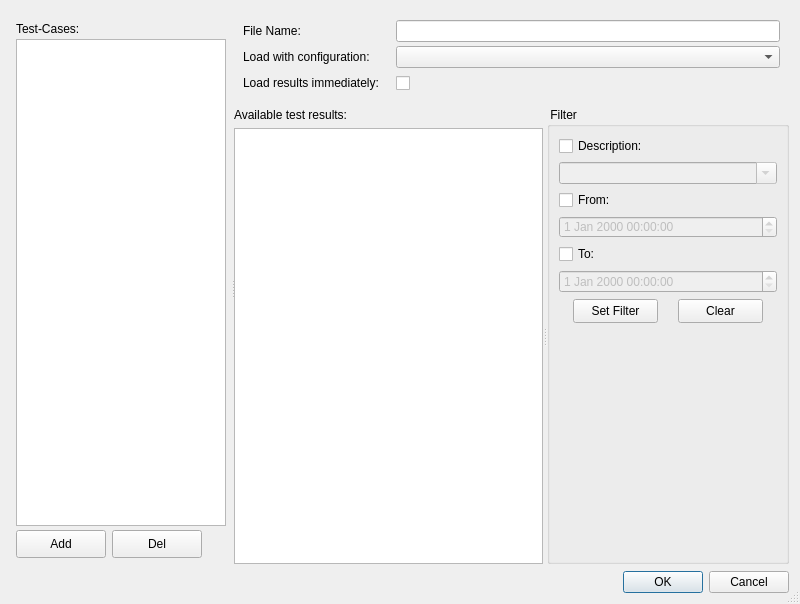
<?xml version="1.0" encoding="UTF-8"?>
<ui version="4.0">
 <class>OpenTestCaseDialog</class>
 <widget class="QDialog" name="OpenTestCaseDialog">
  <property name="windowModality">
   <enum>Qt::ApplicationModal</enum>
  </property>
  <property name="geometry">
   <rect>
    <x>0</x>
    <y>0</y>
    <width>800</width>
    <height>604</height>
   </rect>
  </property>
  <property name="sizePolicy">
   <sizepolicy hsizetype="Fixed" vsizetype="Fixed">
    <horstretch>0</horstretch>
    <verstretch>0</verstretch>
   </sizepolicy>
  </property>
  <property name="minimumSize">
   <size>
    <width>600</width>
    <height>400</height>
   </size>
  </property>
  <property name="maximumSize">
   <size>
    <width>16777215</width>
    <height>16777215</height>
   </size>
  </property>
  <property name="windowTitle">
   <string>Open test-cases</string>
  </property>
  <property name="sizeGripEnabled">
   <bool>true</bool>
  </property>
  <property name="modal">
   <bool>true</bool>
  </property>
  <layout class="QVBoxLayout" name="verticalLayout_2">
   <property name="spacing">
    <number>7</number>
   </property>
   <property name="leftMargin">
    <number>11</number>
   </property>
   <property name="topMargin">
    <number>11</number>
   </property>
   <property name="rightMargin">
    <number>11</number>
   </property>
   <property name="bottomMargin">
    <number>11</number>
   </property>
   <item>
    <widget class="QSplitter" name="splitter">
     <property name="orientation">
      <enum>Qt::Horizontal</enum>
     </property>
     <property name="handleWidth">
      <number>3</number>
     </property>
     <widget class="QWidget" name="testCaseWidget" native="true">
      <property name="sizePolicy">
       <sizepolicy hsizetype="Preferred" vsizetype="Expanding">
        <horstretch>30</horstretch>
        <verstretch>0</verstretch>
       </sizepolicy>
      </property>
      <property name="minimumSize">
       <size>
        <width>220</width>
        <height>0</height>
       </size>
      </property>
      <layout class="QVBoxLayout" name="testCaseLayout_2">
       <property name="spacing">
        <number>3</number>
       </property>
       <property name="sizeConstraint">
        <enum>QLayout::SetDefaultConstraint</enum>
       </property>
       <property name="leftMargin">
        <number>5</number>
       </property>
       <property name="topMargin">
        <number>11</number>
       </property>
       <property name="rightMargin">
        <number>5</number>
       </property>
       <property name="bottomMargin">
        <number>5</number>
       </property>
       <item>
        <widget class="QLabel" name="labelTestCase">
         <property name="sizePolicy">
          <sizepolicy hsizetype="Expanding" vsizetype="Fixed">
           <horstretch>0</horstretch>
           <verstretch>0</verstretch>
          </sizepolicy>
         </property>
         <property name="text">
          <string>Test-Cases:</string>
         </property>
        </widget>
       </item>
       <item>
        <widget class="QListView" name="testCaseList">
         <property name="editTriggers">
          <set>QAbstractItemView::NoEditTriggers</set>
         </property>
         <property name="selectionMode">
          <enum>QAbstractItemView::SingleSelection</enum>
         </property>
         <property name="selectionBehavior">
          <enum>QAbstractItemView::SelectRows</enum>
         </property>
         <property name="selectionRectVisible">
          <bool>true</bool>
         </property>
        </widget>
       </item>
       <item>
        <widget class="QWidget" name="testCaseButtonWidget" native="true">
         <property name="sizePolicy">
          <sizepolicy hsizetype="Expanding" vsizetype="Fixed">
           <horstretch>0</horstretch>
           <verstretch>0</verstretch>
          </sizepolicy>
         </property>
         <property name="minimumSize">
          <size>
           <width>0</width>
           <height>30</height>
          </size>
         </property>
         <layout class="QHBoxLayout" name="horizontalLayout">
          <property name="leftMargin">
           <number>0</number>
          </property>
          <property name="topMargin">
           <number>0</number>
          </property>
          <property name="rightMargin">
           <number>0</number>
          </property>
          <property name="bottomMargin">
           <number>0</number>
          </property>
          <item>
           <widget class="QPushButton" name="addBtn">
            <property name="sizePolicy">
             <sizepolicy hsizetype="Fixed" vsizetype="Fixed">
              <horstretch>0</horstretch>
              <verstretch>0</verstretch>
             </sizepolicy>
            </property>
            <property name="minimumSize">
             <size>
              <width>90</width>
              <height>28</height>
             </size>
            </property>
            <property name="maximumSize">
             <size>
              <width>90</width>
              <height>28</height>
             </size>
            </property>
            <property name="text">
             <string>Add</string>
            </property>
           </widget>
          </item>
          <item>
           <widget class="QPushButton" name="delBtn">
            <property name="sizePolicy">
             <sizepolicy hsizetype="Fixed" vsizetype="Fixed">
              <horstretch>0</horstretch>
              <verstretch>0</verstretch>
             </sizepolicy>
            </property>
            <property name="minimumSize">
             <size>
              <width>90</width>
              <height>28</height>
             </size>
            </property>
            <property name="maximumSize">
             <size>
              <width>90</width>
              <height>28</height>
             </size>
            </property>
            <property name="text">
             <string>Del</string>
            </property>
           </widget>
          </item>
          <item>
           <spacer name="horizontalSpacer">
            <property name="orientation">
             <enum>Qt::Horizontal</enum>
            </property>
            <property name="sizeHint" stdset="0">
             <size>
              <width>40</width>
              <height>20</height>
             </size>
            </property>
           </spacer>
          </item>
         </layout>
        </widget>
       </item>
      </layout>
     </widget>
     <widget class="QWidget" name="resultsWidget" native="true">
      <property name="sizePolicy">
       <sizepolicy hsizetype="Expanding" vsizetype="Expanding">
        <horstretch>70</horstretch>
        <verstretch>0</verstretch>
       </sizepolicy>
      </property>
      <layout class="QVBoxLayout" name="verticalLayout_4">
       <item>
        <widget class="QWidget" name="infoWidget" native="true">
         <property name="sizePolicy">
          <sizepolicy hsizetype="Expanding" vsizetype="Fixed">
           <horstretch>0</horstretch>
           <verstretch>0</verstretch>
          </sizepolicy>
         </property>
         <property name="minimumSize">
          <size>
           <width>0</width>
           <height>90</height>
          </size>
         </property>
         <property name="maximumSize">
          <size>
           <width>16777215</width>
           <height>90</height>
          </size>
         </property>
         <layout class="QFormLayout" name="formLayout">
          <property name="horizontalSpacing">
           <number>3</number>
          </property>
          <item row="0" column="0">
           <widget class="QLabel" name="fileLabel">
            <property name="sizePolicy">
             <sizepolicy hsizetype="Preferred" vsizetype="Fixed">
              <horstretch>0</horstretch>
              <verstretch>0</verstretch>
             </sizepolicy>
            </property>
            <property name="minimumSize">
             <size>
              <width>0</width>
              <height>22</height>
             </size>
            </property>
            <property name="maximumSize">
             <size>
              <width>16777215</width>
              <height>22</height>
             </size>
            </property>
            <property name="text">
             <string>File Name:    </string>
            </property>
           </widget>
          </item>
          <item row="0" column="1">
           <widget class="QLineEdit" name="fullFileNameBox">
            <property name="minimumSize">
             <size>
              <width>0</width>
              <height>22</height>
             </size>
            </property>
            <property name="maximumSize">
             <size>
              <width>16777215</width>
              <height>22</height>
             </size>
            </property>
            <property name="readOnly">
             <bool>true</bool>
            </property>
           </widget>
          </item>
          <item row="1" column="0">
           <widget class="QLabel" name="cfgLabel">
            <property name="sizePolicy">
             <sizepolicy hsizetype="Preferred" vsizetype="Fixed">
              <horstretch>0</horstretch>
              <verstretch>0</verstretch>
             </sizepolicy>
            </property>
            <property name="minimumSize">
             <size>
              <width>0</width>
              <height>22</height>
             </size>
            </property>
            <property name="maximumSize">
             <size>
              <width>16777215</width>
              <height>22</height>
             </size>
            </property>
            <property name="text">
             <string>Load with configuration:    </string>
            </property>
           </widget>
          </item>
          <item row="1" column="1">
           <widget class="QComboBox" name="currentConfigBox">
            <property name="minimumSize">
             <size>
              <width>0</width>
              <height>22</height>
             </size>
            </property>
            <property name="maximumSize">
             <size>
              <width>16777215</width>
              <height>22</height>
             </size>
            </property>
           </widget>
          </item>
          <item row="2" column="0">
           <widget class="QLabel" name="label">
            <property name="sizePolicy">
             <sizepolicy hsizetype="Expanding" vsizetype="Fixed">
              <horstretch>0</horstretch>
              <verstretch>0</verstretch>
             </sizepolicy>
            </property>
            <property name="minimumSize">
             <size>
              <width>0</width>
              <height>22</height>
             </size>
            </property>
            <property name="maximumSize">
             <size>
              <width>16777215</width>
              <height>22</height>
             </size>
            </property>
            <property name="text">
             <string>Load results immediately:    </string>
            </property>
           </widget>
          </item>
          <item row="2" column="1">
           <widget class="QCheckBox" name="isLoadResultBox">
            <property name="sizePolicy">
             <sizepolicy hsizetype="Expanding" vsizetype="Fixed">
              <horstretch>0</horstretch>
              <verstretch>0</verstretch>
             </sizepolicy>
            </property>
            <property name="minimumSize">
             <size>
              <width>0</width>
              <height>22</height>
             </size>
            </property>
            <property name="maximumSize">
             <size>
              <width>16777215</width>
              <height>22</height>
             </size>
            </property>
            <property name="layoutDirection">
             <enum>Qt::LeftToRight</enum>
            </property>
            <property name="text">
             <string/>
            </property>
           </widget>
          </item>
         </layout>
        </widget>
       </item>
       <item>
        <widget class="QSplitter" name="splitter_2">
         <property name="orientation">
          <enum>Qt::Horizontal</enum>
         </property>
         <widget class="QWidget" name="runDescriptions" native="true">
          <property name="sizePolicy">
           <sizepolicy hsizetype="Expanding" vsizetype="Expanding">
            <horstretch>0</horstretch>
            <verstretch>0</verstretch>
           </sizepolicy>
          </property>
          <layout class="QVBoxLayout" name="verticalLayout">
           <property name="leftMargin">
            <number>0</number>
           </property>
           <property name="topMargin">
            <number>0</number>
           </property>
           <property name="rightMargin">
            <number>0</number>
           </property>
           <property name="bottomMargin">
            <number>0</number>
           </property>
           <item>
            <widget class="QLabel" name="availableResultsLabel">
             <property name="sizePolicy">
              <sizepolicy hsizetype="Expanding" vsizetype="Fixed">
               <horstretch>0</horstretch>
               <verstretch>0</verstretch>
              </sizepolicy>
             </property>
             <property name="minimumSize">
              <size>
               <width>0</width>
               <height>15</height>
              </size>
             </property>
             <property name="maximumSize">
              <size>
               <width>16777215</width>
               <height>15</height>
              </size>
             </property>
             <property name="text">
              <string>Available test results:</string>
             </property>
            </widget>
           </item>
           <item>
            <widget class="QTableView" name="runDescriptionTable">
             <property name="editTriggers">
              <set>QAbstractItemView::NoEditTriggers</set>
             </property>
             <property name="tabKeyNavigation">
              <bool>false</bool>
             </property>
             <property name="showDropIndicator" stdset="0">
              <bool>false</bool>
             </property>
             <property name="dragDropOverwriteMode">
              <bool>false</bool>
             </property>
             <property name="selectionMode">
              <enum>QAbstractItemView::NoSelection</enum>
             </property>
            </widget>
           </item>
          </layout>
         </widget>
         <widget class="QGroupBox" name="filterGroup">
          <property name="sizePolicy">
           <sizepolicy hsizetype="Fixed" vsizetype="Expanding">
            <horstretch>0</horstretch>
            <verstretch>0</verstretch>
           </sizepolicy>
          </property>
          <property name="title">
           <string> Filter </string>
          </property>
          <layout class="QVBoxLayout" name="verticalLayout_3">
           <item>
            <widget class="QCheckBox" name="descriptionCheckBox">
             <property name="sizePolicy">
              <sizepolicy hsizetype="Expanding" vsizetype="Fixed">
               <horstretch>0</horstretch>
               <verstretch>0</verstretch>
              </sizepolicy>
             </property>
             <property name="minimumSize">
              <size>
               <width>0</width>
               <height>20</height>
              </size>
             </property>
             <property name="maximumSize">
              <size>
               <width>16777215</width>
               <height>20</height>
              </size>
             </property>
             <property name="text">
              <string>Description:</string>
             </property>
            </widget>
           </item>
           <item>
            <widget class="QComboBox" name="descriptionComboBox">
             <property name="enabled">
              <bool>false</bool>
             </property>
             <property name="sizePolicy">
              <sizepolicy hsizetype="Expanding" vsizetype="Fixed">
               <horstretch>0</horstretch>
               <verstretch>0</verstretch>
              </sizepolicy>
             </property>
             <property name="minimumSize">
              <size>
               <width>0</width>
               <height>22</height>
              </size>
             </property>
             <property name="maximumSize">
              <size>
               <width>16777215</width>
               <height>22</height>
              </size>
             </property>
             <property name="editable">
              <bool>true</bool>
             </property>
            </widget>
           </item>
           <item>
            <widget class="QCheckBox" name="fromCheckBox">
             <property name="sizePolicy">
              <sizepolicy hsizetype="Expanding" vsizetype="Fixed">
               <horstretch>0</horstretch>
               <verstretch>0</verstretch>
              </sizepolicy>
             </property>
             <property name="minimumSize">
              <size>
               <width>0</width>
               <height>20</height>
              </size>
             </property>
             <property name="maximumSize">
              <size>
               <width>16777215</width>
               <height>20</height>
              </size>
             </property>
             <property name="text">
              <string>From:</string>
             </property>
            </widget>
           </item>
           <item>
            <widget class="QDateTimeEdit" name="fromDateTimeEdit">
             <property name="enabled">
              <bool>false</bool>
             </property>
             <property name="sizePolicy">
              <sizepolicy hsizetype="Expanding" vsizetype="Fixed">
               <horstretch>0</horstretch>
               <verstretch>0</verstretch>
              </sizepolicy>
             </property>
             <property name="minimumSize">
              <size>
               <width>0</width>
               <height>22</height>
              </size>
             </property>
             <property name="maximumSize">
              <size>
               <width>16777215</width>
               <height>22</height>
              </size>
             </property>
            </widget>
           </item>
           <item>
            <widget class="QCheckBox" name="toCheckBox">
             <property name="sizePolicy">
              <sizepolicy hsizetype="Expanding" vsizetype="Fixed">
               <horstretch>0</horstretch>
               <verstretch>0</verstretch>
              </sizepolicy>
             </property>
             <property name="minimumSize">
              <size>
               <width>0</width>
               <height>20</height>
              </size>
             </property>
             <property name="maximumSize">
              <size>
               <width>16777215</width>
               <height>20</height>
              </size>
             </property>
             <property name="text">
              <string>To:</string>
             </property>
            </widget>
           </item>
           <item>
            <widget class="QDateTimeEdit" name="toDateTimeEdit">
             <property name="enabled">
              <bool>false</bool>
             </property>
             <property name="sizePolicy">
              <sizepolicy hsizetype="Expanding" vsizetype="Fixed">
               <horstretch>0</horstretch>
               <verstretch>22</verstretch>
              </sizepolicy>
             </property>
             <property name="minimumSize">
              <size>
               <width>0</width>
               <height>22</height>
              </size>
             </property>
            </widget>
           </item>
           <item>
            <layout class="QHBoxLayout" name="buttonHorizontalLayout">
             <item>
              <widget class="QPushButton" name="setFilterBtn">
               <property name="sizePolicy">
                <sizepolicy hsizetype="Fixed" vsizetype="Fixed">
                 <horstretch>0</horstretch>
                 <verstretch>0</verstretch>
                </sizepolicy>
               </property>
               <property name="minimumSize">
                <size>
                 <width>85</width>
                 <height>24</height>
                </size>
               </property>
               <property name="maximumSize">
                <size>
                 <width>85</width>
                 <height>24</height>
                </size>
               </property>
               <property name="text">
                <string>Set Filter</string>
               </property>
              </widget>
             </item>
             <item>
              <widget class="QPushButton" name="clearFilterBtn">
               <property name="sizePolicy">
                <sizepolicy hsizetype="Fixed" vsizetype="Fixed">
                 <horstretch>0</horstretch>
                 <verstretch>0</verstretch>
                </sizepolicy>
               </property>
               <property name="minimumSize">
                <size>
                 <width>85</width>
                 <height>24</height>
                </size>
               </property>
               <property name="maximumSize">
                <size>
                 <width>85</width>
                 <height>24</height>
                </size>
               </property>
               <property name="text">
                <string>Clear</string>
               </property>
              </widget>
             </item>
            </layout>
           </item>
           <item>
            <spacer name="filterVerticalSpacer">
             <property name="orientation">
              <enum>Qt::Vertical</enum>
             </property>
             <property name="sizeHint" stdset="0">
              <size>
               <width>20</width>
               <height>155</height>
              </size>
             </property>
            </spacer>
           </item>
          </layout>
         </widget>
        </widget>
       </item>
      </layout>
     </widget>
    </widget>
   </item>
   <item>
    <widget class="QDialogButtonBox" name="buttonBox">
     <property name="orientation">
      <enum>Qt::Horizontal</enum>
     </property>
     <property name="standardButtons">
      <set>QDialogButtonBox::Cancel|QDialogButtonBox::Ok</set>
     </property>
    </widget>
   </item>
  </layout>
 </widget>
 <resources/>
 <connections>
  <connection>
   <sender>buttonBox</sender>
   <signal>accepted()</signal>
   <receiver>OpenTestCaseDialog</receiver>
   <slot>accept()</slot>
   <hints>
    <hint type="sourcelabel">
     <x>248</x>
     <y>254</y>
    </hint>
    <hint type="destinationlabel">
     <x>157</x>
     <y>274</y>
    </hint>
   </hints>
  </connection>
  <connection>
   <sender>buttonBox</sender>
   <signal>rejected()</signal>
   <receiver>OpenTestCaseDialog</receiver>
   <slot>reject()</slot>
   <hints>
    <hint type="sourcelabel">
     <x>316</x>
     <y>260</y>
    </hint>
    <hint type="destinationlabel">
     <x>286</x>
     <y>274</y>
    </hint>
   </hints>
  </connection>
 </connections>
</ui>
